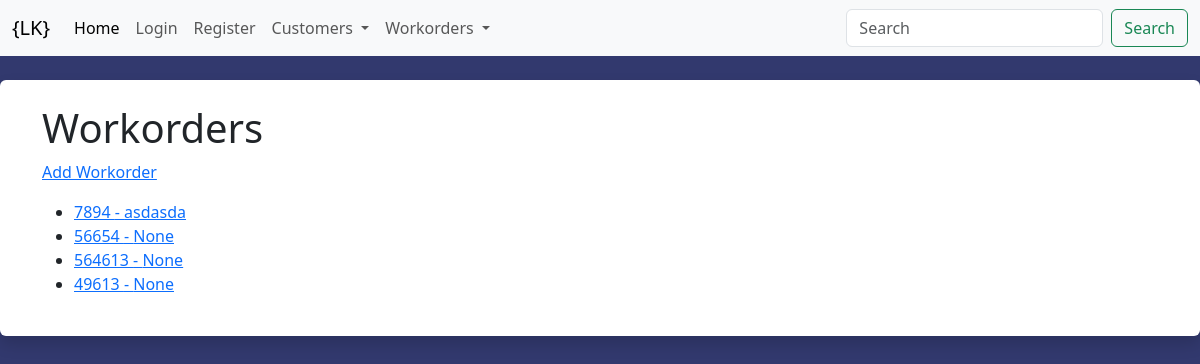
Page /workorders/ on the earlier database version.
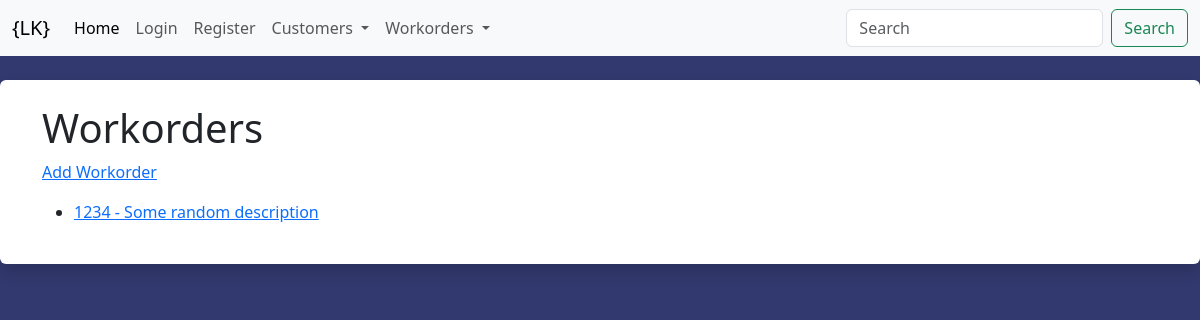
Same page on the later database version.
### workorders/models.py (models this page shows, shortened)
class Workorder(models.Model):
    customer = models.ForeignKey(Customer, blank=False, null=True, on_delete=models.CASCADE)
    contact = models.ForeignKey(CustomerContact, blank=True, null=True, on_delete=models.SET_NULL)
    workorder = models.CharField('Workorder', max_length=100, blank=False, null=False, unique=True)
    internal_company = models.CharField('Internal Company', choices=[('LK Design', 'LK Design'), ('Krueger Printing', 'Krueger Printing')], max_length=100, blank=False, null=False)
    description = models.CharField('Description', max_length=100, blank=True, null=True)
    deadline = models.DateField('Deadline', blank=True, null=True)
    budget = models.CharField('Budget', max_length=100, blank=True, null=True)
    quoted_price = models.CharField('Quoted Price', max_length=100, blank=True, null=True)
    original_order = models.CharField('Original Order', max_length=100, blank=True, null=True)
    def get_absolute_url(self):
        return reverse("workorders:detail", kwargs={"id": self.workorder})

### workorders/views.py (the view)
# urls.py: path("", workorder_list_view, name='list'), #List All workorders
def workorder_list_view(request):
    qs = Workorder.objects.all().order_by('-workorder')
    context = {
        "object_list": qs
    }
    return render(request, "workorders/list.html", context)

### templates/workorders/list.html
{% extends "base.html" %}
{% block content %}
<h1>Workorders</h1>
<a href="{% url 'workorders:createbase' %}">Add Workorder</a>
<p><ul>
    {% for x in  object_list %}
    <li><a href='{{ x.get_absolute_url }}'>{{ x.workorder }} - {{ x.description }}</a></li>
    {% endfor %}
    </ul></p>
{% endblock content %}

### templates/base.html (shortened to what this page needs)
{% load static %}
<!DOCTYPE html>
<html lang="en">
    <head>
      <link href="{% static 'css/stylesheet.css' %}" rel="stylesheet">
      <link href="{% static 'js/jquery-ui-1.13.2/jquery-ui.min.css' %}" rel="stylesheet">
      <link href="{% static 'js/jquery-ui-1.13.2/jquery-ui.structure.min.css' %}" rel="stylesheet">
      <link href="{% static 'js/jquery-ui-1.13.2/jquery-ui.theme.min.css' %}" rel="stylesheet">
      <link rel="stylesheet" href="//code.jquery.com/ui/1.13.2/themes/base/jquery-ui.css">
        <link href="https://cdn.jsdelivr.net/npm/bootstrap@5.3.1/dist/css/bootstrap.min.css" rel="stylesheet">
      </head>
    <body>
        {% include 'navbar.html' %}
        <br/>
        <div class="shadow p-4 mb-5 bg-body rounded">
        <div class="container">
            {% block content %}
            {% endblock content %}
        </div>
    </body>
</html>

### templates/navbar.html (shortened to what this page needs)
<nav class="navbar navbar-expand-lg navbar-light bg-light">
  <div class="container-fluid">
    <a class="navbar-brand" href="#">{LK}</a>
    <div class="collapse navbar-collapse" id="navbarSupportedContent">
      <ul class="navbar-nav me-auto mb-2 mb-lg-0">
        <li class="nav-item">
          <a class="nav-link active" aria-current="page" href="{% url 'home' %}">Home</a>
        </li>
        {% if user.is_authenticated %}
          <li class="nav-item">
            <a class="nav-link" href="{% url 'logout' %}">Logout</a>
          </li>
          {% if user.is_superuser %}
          <li class="nav-item">
            <a class="nav-link" href="/admin">Admin</a>
          </li>
          {% endif %}
        {% else %}
          <li class="nav-item">
            <a class="nav-link" href="{% url 'login' %}">Login</a>
          </li>
          <li class="nav-item">
            <a class="nav-link" href="{% url 'register' %}">Register</a>
          </li>
        {% endif %}
        <li class="nav-item dropdown">
          <a class="nav-link dropdown-toggle" href="#" role="button" data-bs-toggle="dropdown" aria-expanded="false">
            Customers
          </a>
        </li>
        <li class="nav-item dropdown">
          <a class="nav-link dropdown-toggle" href="#" role="button" data-bs-toggle="dropdown" aria-expanded="false">
            Workorders
          </a>
        </li>
      </ul>
      <form class="d-flex" role="search">
        <input class="form-control me-2" type="search" placeholder="Search" aria-label="Search">
        <button class="btn btn-outline-success" type="submit">Search</button>
      </form>
    </div>
  </div>
</nav>

### templates/base.html (style rules this page uses)
body { background: #32396e; }

Differences in the rows shown:
removed Workorder: workorder "7894", description "asdasda"
removed Workorder: workorder "56654", description "None"
removed Workorder: workorder "564613", description "None"
removed Workorder: workorder "49613", description "None"
added Workorder: workorder "1234", description "Some random description"
